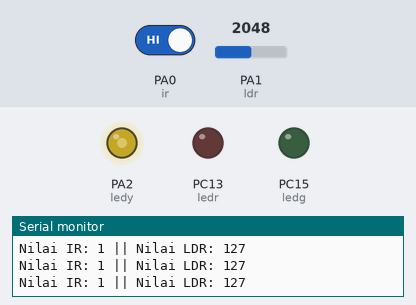
Recording of a sketch running on a simulated STM32 Blue Pill. On the bench: output pins drawn as LEDs (lit = HIGH), the last lines printed to the serial monitor. Dashed ring = blinking. The inputs (shaded band) are chosen by the test bench; at power-on: PA0 (ir) HIGH, PA1 (ldr) = 2048.

Above: at 1.2 s.
1.3 s: PA0 (ir) driven LOW
At 1.7 s:
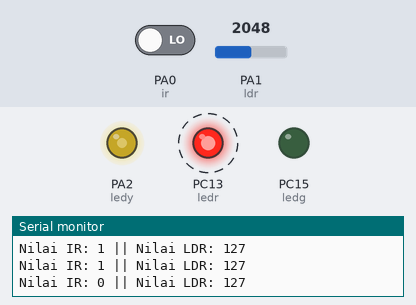
4.3 s: PA1 (ldr) set to 2866
At 4.7 s:
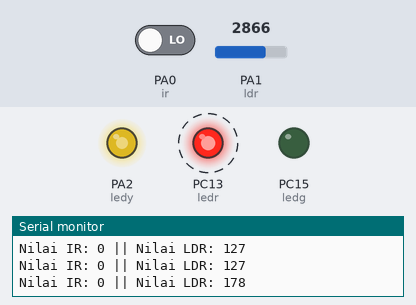
7.3 s: PA1 (ldr) set to 3603
At 7.7 s:
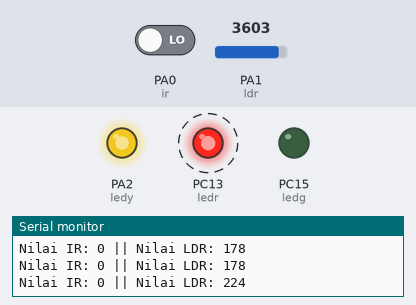
10.3 s: PA1 (ldr) set to 491
At 10.7 s:
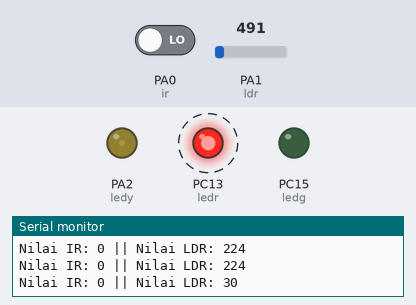
13.3 s: PA1 (ldr) set to 0
At 13.7 s:
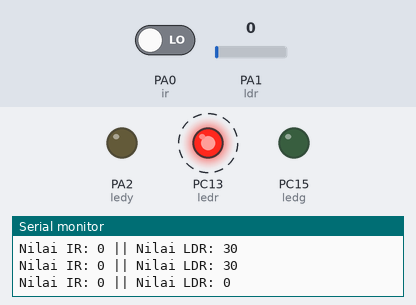
16.3 s: PA1 (ldr) set to 2047
At 16.7 s:
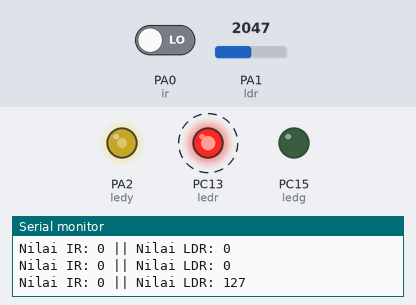
Timing chart, 0 to 20.3 s (numbered marks = the images above; inputs shaded):
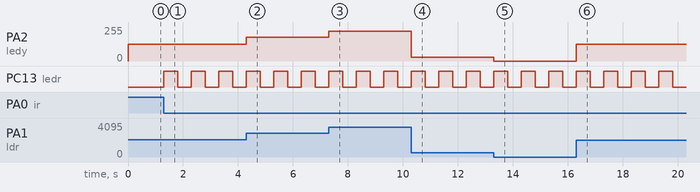

The sketch:

Infrared_dan_LDR.ino
```cpp
//Inisialisasi
int ledr = PC13;
int ledy = PA2;
int ledg = PC15;
int ir = PA0; // Infrared aktif low, aktif kalau 0
int ldr = PA1; // pin ADC, kalau dipin ADC tidak di pinMode
int kunci = 0;

void setup() {
  //Deklarasi pin I/O
  pinMode(ledr, OUTPUT);
  pinMode(ledy, OUTPUT);
  pinMode(ledg, OUTPUT);

  //Serial begin
  Serial.begin(9600);
}

void loop() {
  //Baca Data
  int bacair = digitalRead(ir);
  int bacaldr = analogRead(ldr);

  //Merubah Data
  //Sebelum dirubah datanya lihat dulu nilai maks dan min nya
  bacaldr = map(bacaldr,0,4095,0,255);

  //Serial Print
  Serial.print("Nilai IR: " + String(bacair));
  Serial.println(" || Nilai LDR: " + String(bacaldr));

  //Logika
  //Infrared menyalakan led merah
//  if(bacair==0){
//    digitalWrite(ledr, HIGH);
//  }else{
//    digitalWrite(ledr, LOW);
//  }

//  LDR menyalakan lampu kuning
  analogWrite(ledy, bacaldr);


  //Infrared lock menyalakan lamput hijau
  if(bacair==0 and kunci==0){
    digitalWrite(ledr, HIGH);
    kunci = 1;
    delay(500); // untuk mengurangi noise
  }else if(bacair==0 and kunci==1){
    digitalWrite(ledr, LOW);
    kunci = 0;
    delay(500);
  }
}
```

Measured:
- after the input at 1.3 s, PC13 (ledr): alternates HIGH for 0.50 s and LOW for 0.50 s, starting at once
- after the input at 4.3 s, PA2 (ledy): 127/255 → 178/255 at once
- after the input at 7.3 s, PA2 (ledy): 178/255 → 224/255 at once
- after the input at 10.3 s, PA2 (ledy): 224/255 → 30/255 at once
- after the input at 13.3 s, PA2 (ledy): 30/255 → 0/255 at once
- after the input at 16.3 s, PA2 (ledy): 0/255 → 127/255 at once
